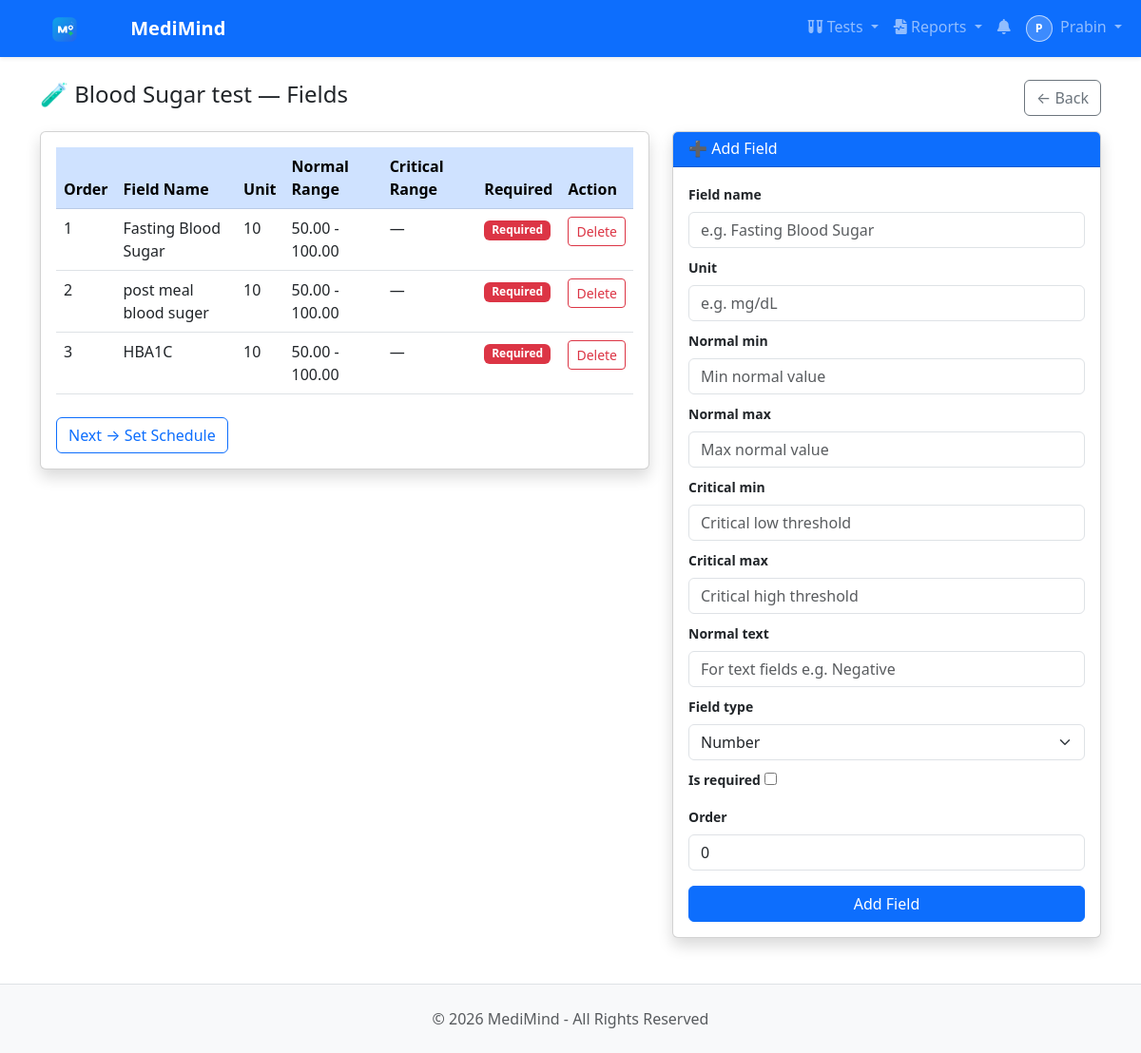
The app's page /lab/templates/1/fields/ (signed in) with its own data.
### users/models.py (models this page shows, shortened)
class User(AbstractBaseUser, PermissionsMixin):
    ROLE_CHOICES = [
        ('PATIENT', 'Patient'),
        ('DOCTOR', 'Doctor'),
        ('NURSE', 'Nurse'),
        ('RECEPTIONIST', 'Receptionist'),
        ('LAB_TECHNICIAN', 'Lab Technician'),
        ('PHARMACIST', 'Pharmacist'),
        ('BILLING_OFFICER', 'Billing Officer'),
        ('INSURANCE_COORDINATOR', 'Insurance Coordinator'),
        ('QUALITY_COMPLIANCE_OFFICER', 'Quality Compliance Officer'),
        ('ADMIN', 'Super Admin'),
    ]
    email = models.EmailField(unique=True)
    username = models.CharField(max_length=50)
    first_name = models.CharField(max_length=150, blank=True, default='')
    last_name = models.CharField(max_length=150, blank=True, default='')
    role = models.CharField(max_length=30, choices=ROLE_CHOICES, default='PATIENT')
    is_active = models.BooleanField(default=False)  # False until email activated
    is_staff = models.BooleanField(default=False)
    date_joined = models.DateTimeField(auto_now_add=True)
    activation_token = models.CharField(max_length=200, blank=True, null=True)
    objects = UserManager()
    USERNAME_FIELD = 'email'
    REQUIRED_FIELDS = ['username']
    def get_full_name(self):
        full_name = f"{self.first_name} {self.last_name}".strip()
        return full_name or self.username

### lab/models.py (models this page shows, shortened)
class TestTemplate(models.Model):
    name = models.CharField(max_length=200, unique=True)
    description = models.TextField(blank=True)
    preparation = models.TextField(
        blank=True,
        help_text="Instructions before test e.g. Fast for 8 hours"
    )
    price = models.DecimalField(max_digits=8, decimal_places=2)
    duration_minutes = models.IntegerField(
        default=30,
        help_text="How long the test takes"
    )
    is_available = models.BooleanField(default=True)
    created_at = models.DateTimeField(auto_now_add=True)
    class Meta:
        ordering = ['name']

class TestField(models.Model):
    FIELD_TYPE_CHOICES = [
        ('NUMBER', 'Number'),
        ('TEXT', 'Text'),
    ]
    template = models.ForeignKey(
        TestTemplate,
        on_delete=models.CASCADE,
        related_name='fields'
    )
    field_name = models.CharField(
        max_length=200,
        help_text="e.g. Fasting Blood Sugar"
    )
    unit = models.CharField(
        max_length=50,
        blank=True,
        help_text="e.g. mg/dL, g/dL"
    )
    normal_min = models.DecimalField(
        max_digits=10, decimal_places=2,
        null=True, blank=True,
        help_text="Normal range minimum"
    )
    normal_max = models.DecimalField(
        max_digits=10, decimal_places=2,
        null=True, blank=True,
        help_text="Normal range maximum"
    )
    critical_min = models.DecimalField(
        max_digits=10, decimal_places=2,
        null=True, blank=True,
        help_text="Critical low value threshold"
    )
    critical_max = models.DecimalField(
        max_digits=10, decimal_places=2,
        null=True, blank=True,
        help_text="Critical high value threshold"
    )
    normal_text = models.CharField(
        max_length=100,
        blank=True,
        help_text="For text fields e.g. Negative"
    )
    field_type = models.CharField(
        max_length=10,
        choices=FIELD_TYPE_CHOICES,
        default='NUMBER'
    )
    is_required = models.BooleanField(
        default=False,
        help_text="If False, lab can leave it blank (shows — in report)"
    )
    order = models.IntegerField(
        default=0,
        help_text="Display order in report"
    )
    class Meta:
        ordering = ['order', 'id']

### lab/views.py (the view)
# urls.py: path('templates/<int:pk>/fields/', views.template_fields, name='template_fields'),
@login_required
def template_fields(request, pk):
    if request.user.role != 'ADMIN':
        messages.error(request, 'Access denied.')
        return redirect('users:dashboard')
    template = get_object_or_404(TestTemplate, pk=pk)
    fields = template.fields.all()
    form = TestFieldForm(request.POST or None)
    if request.method == 'POST' and form.is_valid():
        field = form.save(commit=False)
        field.template = template
        field.save()
        messages.success(request, 'Field added!')
        return redirect('lab:template_fields', pk=pk)
    return render(request, 'lab/template_fields.html', {
        'template': template,
        'fields': fields,
        'form': form
    })

### notifications/context_processors.py (called while the page is built)
def unread_notifications(request):
    if request.user.is_authenticated:
        count = Notification.objects.filter(recipient=request.user, is_read=False).count()
        return {'unread_notification_count': count}
    return {'unread_notification_count': 0}

### templates/lab/template_fields.html (shortened to what this page needs)
{% extends 'base.html' %}
{% block content %}
<div class="d-flex justify-content-between align-items-center mb-3">
    <h4>🧪 {{ template.name }} — Fields</h4>
    <a href="{% url 'lab:template_list' %}" class="btn btn-outline-secondary">← Back</a>
</div>
<div class="row">
    <div class="col-md-7">
        <div class="card shadow">
            <div class="card-body">
                <table class="table table-hover">
                    <thead class="table-primary">
                        <tr><th>Order</th><th>Field Name</th><th>Unit</th><th>Normal Range</th><th>Critical Range</th><th>Required</th><th>Action</th></tr>
                    </thead>
                    <tbody>
                        {% for field in fields %}
                        <tr>
                            <td>{{ field.order }}</td>
                            <td>{{ field.field_name }}</td>
                            <td>{{ field.unit|default:"—" }}</td>
                            <td>
                                {% if field.normal_min and field.normal_max %}
                                    {{ field.normal_min }} - {{ field.normal_max }}
                                {% elif field.normal_text %}
                                    {{ field.normal_text }}
                                {% else %}—{% endif %}
                            </td>
                            <td>
                                {% if field.critical_min and field.critical_max %}
                                    {{ field.critical_min }} - {{ field.critical_max }}
                                {% else %}—{% endif %}
                            </td>
                            <td>{% if field.is_required %}<span class="badge bg-danger">Required</span>{% else %}<span class="badge bg-secondary">Optional</span>{% endif %}</td>
                            <td>
                                <form method="POST" action="{% url 'lab:field_delete' field.pk %}" style="display:inline;">
                                    <button type="submit" class="btn btn-sm btn-outline-danger"
                                        onclick="return confirm('Delete this field?')">Delete</button>
                                </form>
                            </td>
                        </tr>
                        {% empty %}
                        <tr><td colspan="7" class="text-center text-muted">No fields yet. Add fields on the right.</td></tr>
                        {% endfor %}
                    </tbody>
                </table>
                <a href="{% url 'lab:template_schedule' template.pk %}" class="btn btn-outline-primary mt-2">
                    Next → Set Schedule
                </a>
            </div>
        </div>
    </div>
    <div class="col-md-5">
        <div class="card shadow">
            <div class="card-header bg-primary text-white"><h6 class="mb-0">➕ Add Field</h6></div>
            <div class="card-body">
                <form method="POST">{% csrf_token %}
                    {% for field in form %}
                    <div class="mb-2">
                        <label class="form-label small fw-bold">{{ field.label }}</label>
                        {{ field }}
                    </div>
                    {% endfor %}
                    <button type="submit" class="btn btn-primary w-100 mt-2">Add Field</button>
                </form>
            </div>
        </div>
    </div>
</div>
{% endblock %}

### templates/base.html (shortened to what this page needs)
{% load static %}
<!DOCTYPE html>
<html lang="en">
<head>
    <link href="https://cdn.jsdelivr.net/npm/bootstrap@5.3.0/dist/css/bootstrap.min.css" rel="stylesheet">
    <link href="https://cdnjs.cloudflare.com/ajax/libs/font-awesome/6.0.0/css/all.min.css" rel="stylesheet">
</head>
<body>
{% if user.is_authenticated %}
<nav class="navbar navbar-expand-lg navbar-dark bg-primary sticky-top shadow-sm">
    <div class="container-fluid">
        <a class="navbar-brand fw-bold" href="{% url 'users:dashboard' %}">
            <img src="{% static 'branding/medimind-logo.svg' %}" alt="MediMind" width="112" height="28" loading="eager" decoding="async" class="me-2">
            MediMind
        </a>
        <div class="collapse navbar-collapse" id="navbarNav">
            <div class="navbar-nav ms-auto">
                {% if user.role == 'PATIENT' or user.role == 'LAB_TECHNICIAN' or user.role == 'RECEPTIONIST' or user.role == 'ADMIN' %}
                <div class="nav-item dropdown">
                    <a class="nav-link dropdown-toggle" href="#" id="testsDropdown" role="button" data-bs-toggle="dropdown">
                        <i class="fas fa-vials"></i> Tests
                    </a>
                </div>
                {% endif %}
                <div class="nav-item dropdown">
                    <a class="nav-link dropdown-toggle" href="#" id="reportsDropdown" role="button" data-bs-toggle="dropdown">
                        <i class="fas fa-file-waveform"></i> Reports
                    </a>
                </div>
                <a class="nav-link" href="{% url 'notifications:notification_list' %}" title="Notifications">
                    <i class="fas fa-bell"></i>
                </a>
                <div class="nav-item dropdown">
                    <a class="nav-link dropdown-toggle" href="#" id="userDropdown" role="button" data-bs-toggle="dropdown">
                        {% if user.role == 'PATIENT' and user.patient_profile and user.patient_profile.image %}
                            <img src="{{ user.patient_profile.image.url }}" alt="{{ user.username }}" class="nav-avatar me-1">
                        {% elif user.role == 'DOCTOR' and user.doctor_profile and user.doctor_profile.photo %}
                            <img src="{{ user.doctor_profile.photo.url }}" alt="{{ user.username }}" class="nav-avatar me-1">
                        {% else %}
                            <span class="nav-avatar-fallback me-1">{{ user.username|slice:":1"|upper }}</span>
                        {% endif %}
                        {{ user.first_name|default:user.username }}
                    </a>
                </div>
            </div>
        </div>
    </div>
</nav>
{% endif %}
<div class="{% if user.is_authenticated %}container{% else %}container-fluid{% endif %} mt-4">
    {% block content %}{% endblock %}
</div>
<footer class="bg-light text-muted py-4 mt-5 border-top">
    <div class="container text-center">
        <p class="mb-0">&copy; 2026 MediMind - All Rights Reserved</p>
    </div>
</footer>
</body>
</html>

### templates/base.html (style rules this page uses)
.nav-avatar-fallback { width: 28px; height: 28px; border-radius: 50%; display: inline-flex; align-items: center; justify-content: center; font-size: 0.78rem; font-weight: 700; background: rgba(255, 255, 255, 0.2); border: 1px solid rgba(255, 255, 255, 0.65); color: #fff; }

### records on screen
User: username "P", first_name "Prabin"
TestTemplate: name "Blood Sugar test"
TestField: order "1", field_name "Fasting Blood Sugar", unit "10", normal_min "50.00", normal_max "100.00", is_required "Required"
TestField: order "2", field_name "post meal blood suger", unit "10", normal_min "50.00", normal_max "100.00", is_required "Required"
TestField: order "3", field_name "HBA1C", unit "10", normal_min "50.00", normal_max "100.00", is_required "Required"

### other values on screen
{{ field.label }} "Field name" "Unit" "Normal min" "Normal max" "Critical min" "Critical max" "Normal text" "Field type" "Is required" "Order"
